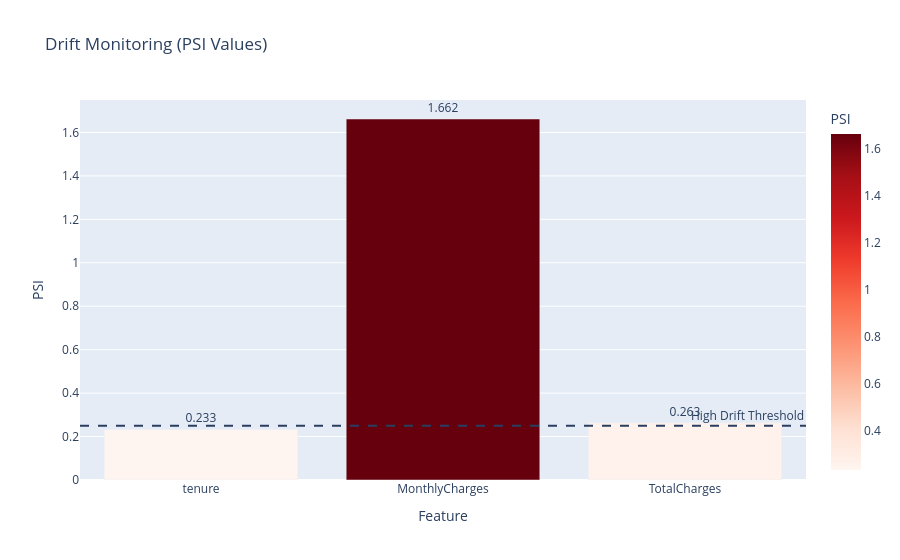

Write notebook code for a chart like this one.
### Markdown cell above
## 1. PSI Bar Chart

### Code cell
psi_df = pd.DataFrame({
    "Feature": cols,
    "PSI": [psi_results[col] for col in cols]
})

fig_psi = px.bar(
    psi_df,
    x="Feature",
    y="PSI",
    title="Drift Monitoring (PSI Values)",
    color="PSI",
    color_continuous_scale="Reds"
)

fig_psi.add_hline(y=0.25, line_dash="dash", annotation_text="High Drift Threshold")

fig_psi.update_traces(
    text=psi_df["PSI"].round(3),
    textposition="outside"
)

fig_psi.show()

### Figure 1 — Plotly figure (JSON) as saved in the notebook; plotly's stock layout.template omitted (floating-point values rounded to 4 significant figures)
{"data": [{"hovertemplate": "Feature=%{x}<br>PSI=%{marker.color}<extra></extra>", "legendgroup": "", "marker": {"color": [0.233, 1.662, 0.263], "coloraxis": "coloraxis", "pattern": {"shape": ""}}, "name": "", "orientation": "v", "showlegend": false, "textposition": "outside", "x": ["tenure", "MonthlyCharges", "TotalCharges"], "xaxis": "x", "y": [0.233, 1.662, 0.263], "yaxis": "y", "type": "bar", "text": [0.233, 1.662, 0.263]}], "layout": {"xaxis": {"anchor": "y", "domain": [0.0, 1.0], "title": {"text": "Feature"}}, "yaxis": {"anchor": "x", "domain": [0.0, 1.0], "title": {"text": "PSI"}}, "coloraxis": {"colorbar": {"title": {"text": "PSI"}}, "colorscale": [[0.0, "rgb(255,245,240)"], [0.125, "rgb(254,224,210)"], [0.25, "rgb(252,187,161)"], [0.375, "rgb(252,146,114)"], [0.5, "rgb(251,106,74)"], [0.625, "rgb(239,59,44)"], [0.75, "rgb(203,24,29)"], [0.875, "rgb(165,15,21)"], [1.0, "rgb(103,0,13)"]], "autocolorscale": false}, "legend": {"tracegroupgap": 0}, "title": {"text": "Drift Monitoring (PSI Values)"}, "barmode": "relative", "shapes": [{"line": {"dash": "dash"}, "type": "line", "x0": 0, "x1": 1, "xref": "x domain", "y0": 0.25, "y1": 0.25, "yref": "y"}], "annotations": [{"showarrow": false, "text": "High Drift Threshold", "x": 1, "xanchor": "right", "xref": "x domain", "y": 0.25, "yanchor": "bottom", "yref": "y"}]}}
